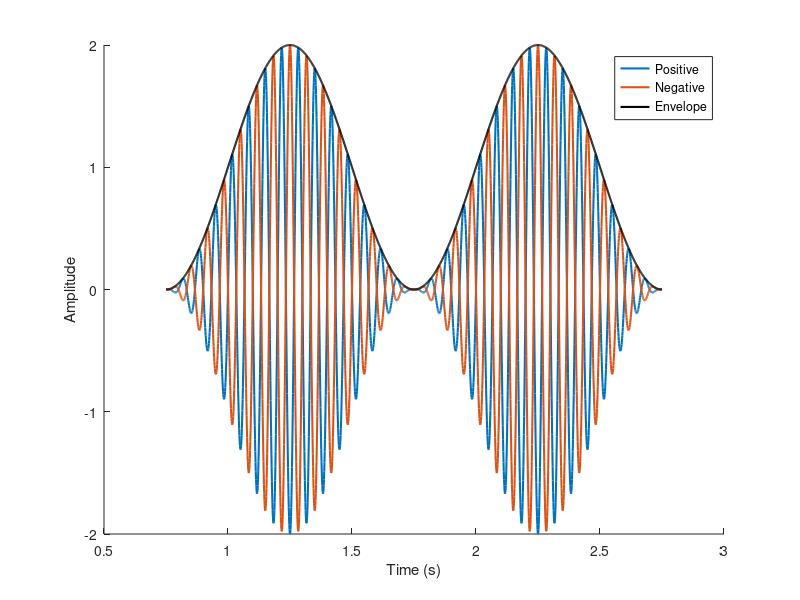

MATLAB code for this plot:
%show alternating polarity/env/tfs relationship
close all

fs = 1000;
time = 2.75;
start = .75;
t = start:1/fs:time;
cr = 15;
mod = 1;

p = (sin(2*pi*mod*t)+1).*(sin(2*pi*cr*t)); 
env = sin(2*pi*mod*t)+1;
hold on
plot(t,p,'LineWidth',1.5)
plot(t,-p,'LineWidth',1.5)
plot(t,env,'k','LineWidth',1.5);
hold off
legend('Positive','Negative','Envelope')
xlabel('Time (s)')
ylabel('Amplitude');